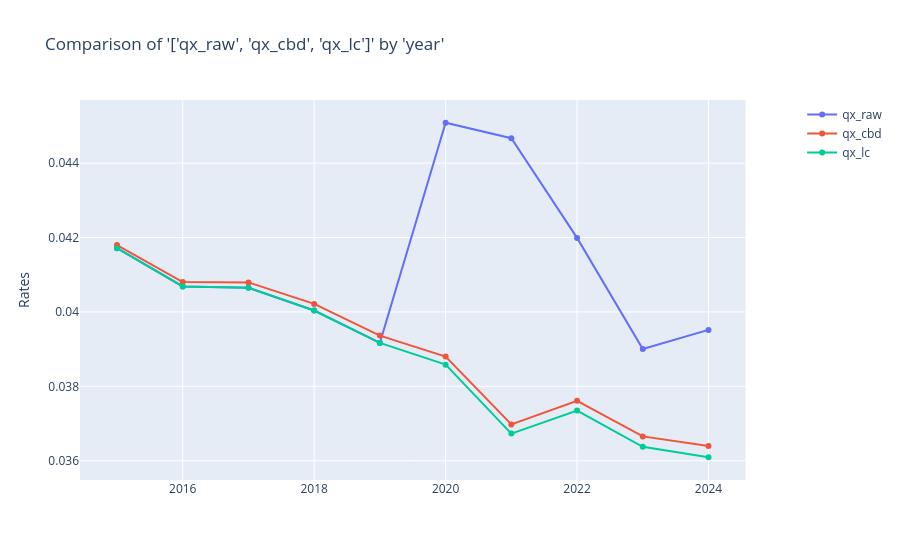

The notebook cell saved with this chart:
### Markdown cell above
### Chart

### Code cell
charters.compare_rates(
    excess_grouped[excess_grouped['mapped_age']>=65],
    x_axis="year",
    rates=["qx_raw", "qx_cbd", "qx_lc"],
    weights=["population"],
)

### Figure 1 — Plotly figure (JSON) as saved in the notebook; plotly's stock layout.template omitted (floating-point values rounded to 4 significant figures)
{"data": [{"mode": "lines+markers", "name": "qx_raw", "type": "scatter", "x": [2015, 2016, 2017, 2018, 2019, 2020, 2021, 2022, 2023, 2024], "xaxis": "x", "y": [0.04171, 0.04068, 0.04065, 0.04004, 0.03917, 0.04508, 0.04467, 0.04199, 0.039, 0.03952], "yaxis": "y"}, {"mode": "lines+markers", "name": "qx_cbd", "type": "scatter", "x": [2015, 2016, 2017, 2018, 2019, 2020, 2021, 2022, 2023, 2024], "xaxis": "x", "y": [0.0418, 0.0408, 0.04079, 0.04022, 0.03936, 0.0388, 0.03698, 0.03761, 0.03665, 0.03639], "yaxis": "y"}, {"mode": "lines+markers", "name": "qx_lc", "type": "scatter", "x": [2015, 2016, 2017, 2018, 2019, 2020, 2021, 2022, 2023, 2024], "xaxis": "x", "y": [0.04171, 0.04068, 0.04065, 0.04004, 0.03917, 0.03858, 0.03673, 0.03735, 0.03637, 0.03609], "yaxis": "y"}], "layout": {"title": {"text": "Comparison of '['qx_raw', 'qx_cbd', 'qx_lc']' by 'year'"}, "xaxis": {"anchor": "y", "domain": [0, 0.94]}, "yaxis": {"anchor": "x", "domain": [0, 1], "title": {"text": "Rates"}, "type": "-"}, "yaxis2": {"anchor": "x", "overlaying": "y", "side": "right"}}}
